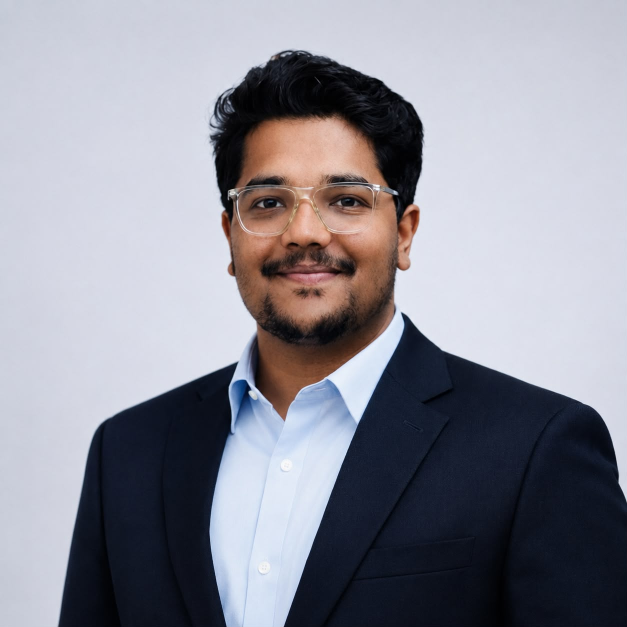
#> input picture photo/WhatsApp Image 2026-07-14 at 12.30.15 AM.jpeg, 1254 x 1254 px, found by its file name (shown at 1/2 size); its folder holds only this picture in this run
$ python generate_portrait.py
#> lines starting #> are read from the running program, lines starting #| are printed output that depends on the picture; after the words box and inside, x2 and y2 are one past the last pixel; in counts of white or black regions, pixels touching at a corner belong together
#!/usr/bin/env python3
"""
generate_portrait.py — vector-contour portrait renderer (research-illustration grade).

Ground-up redesign. NOT a dot/halftone filter. The face is reconstructed as
smooth, editable vector regions so it reads as a premium illustration and stays
immediately recognizable as the source photograph.

Pipeline (deterministic, no randomness):
  1. background removal        border flood-fill -> subject mask
  2. face segmentation         subject-only percentile contrast normalization
  3. large silhouette          dark-teal body fill on subject bbox (~80% canvas)
  4. adaptive cyan shading     luminance level-sets, traced to smooth polygons,
                               stacked as translucent cyan layers (gradient tone)
  5. edge enhancement          Sobel linework, traced + filled crisp
  6. gradient mesh             SVG gradients on silhouette + face glow
  7. selective halftone        fine dots in one mid-tone band only (texture)
  8. fine detail restoration   darkest features carved back to black
  9. SVG optimization          integer coords, evenodd fills, grouped opacity

Core engine: marching-squares contour extraction on binary level masks, chained
into closed loops and Chaikin-smoothed into clean curves.

Outputs:
  assets/portrait.svg            (deliverable vector, < 500 KB)
  scripts/_portrait_preview.png  (QA raster)

Usage:  python scripts/generate_portrait.py
"""
from __future__ import annotations
import os
from collections import deque, defaultdict
import numpy as np
from PIL import Image, ImageOps, ImageFilter

# ── configuration ───────────────────────────────────────────────────────────
SRC        = "photo"
OUT_SVG    = "assets/portrait.svg"
OUT_PREV   = "scripts/_portrait_preview.png"

CROP       = (170, 60, 1090, 1015)     # head + shoulders
GRID_W     = 244                        # working resolution (columns)
CELL_PX    = 5.0                        # grid cell -> canvas px
MARGIN     = 0.11                       # canvas padding around subject (=> ~80% fill)

LEVELS     = 8                          # luminance shading layers
LAYER_OP   = 0.15                       # per-layer cyan opacity (stacks to tone)
LO, HI     = 0.14, 0.90                 # brightness band covered by the levels
EDGE_T     = 0.22                       # Sobel edge threshold (frac of max)
DARK_T     = 0.085                      # below this brightness = carved feature
CHAIKIN    = 2                          # contour smoothing iterations
RDP_EPS    = 0.85                       # polyline simplification (grid units)
MIN_DIM    = 2.3                        # drop loops smaller than this (grid units)

ACCENT     = "#42F5FF"
BG         = "#090909"


# ── image preparation ─────────────────────────────────────────────────────────
def load_rgb():
    fname = next(f for f in os.listdir(SRC)
                 if f.lower().endswith((".jpg", ".jpeg", ".png")))
    return Image.open(os.path.join(SRC, fname)).convert("RGB").crop(CROP)


def subject_mask(gray, w, h):
    """Flood the light background inward from the border; everything else = subject."""
    m = 240
    arr = np.asarray(gray.resize((m, m), Image.BILINEAR))
    light = arr >= 196
    bg = np.zeros_like(light, bool)
    dq = deque()
    for i in range(m):
        for y, x in ((0, i), (m - 1, i), (i, 0), (i, m - 1)):
            if light[y, x] and not bg[y, x]:
                bg[y, x] = True; dq.append((y, x))
    while dq:
        y, x = dq.popleft()
        for dy, dx in ((1, 0), (-1, 0), (0, 1), (0, -1)):
            ny, nx = y + dy, x + dx
            if 0 <= ny < m and 0 <= nx < m and light[ny, nx] and not bg[ny, nx]:
                bg[ny, nx] = True; dq.append((ny, nx))
    subj = Image.fromarray((~bg).astype(np.uint8) * 255)
    subj = subj.filter(ImageFilter.MaxFilter(5)).filter(ImageFilter.MinFilter(3))
    return np.asarray(subj.resize((w, h), Image.NEAREST)) > 127


def normalized_luma(gray, mask):
    """Subject-only percentile contrast stretch + mild S-curve -> high-contrast face."""
    arr = np.asarray(gray).astype(np.float32)
    vals = arr[mask]
    lo, hi = np.percentile(vals, 3), np.percentile(vals, 97)
    out = np.clip((arr - lo) / max(1.0, hi - lo), 0, 1)
    out = out * out * (3 - 2 * out)               # smoothstep S-curve -> contrast
    out[~mask] = 0.0
    return out


def sobel(field):
    kx = np.array([[-1, 0, 1], [-2, 0, 2], [-1, 0, 1]], np.float32)
    ky = kx.T
    def conv(a, k):
        p = np.pad(a, 1, mode="edge")
        return sum(k[u, v] * p[u:u + a.shape[0], v:v + a.shape[1]]
                   for u in range(3) for v in range(3))
    g = np.hypot(conv(field, kx), conv(field, ky))
    return g / (g.max() + 1e-6)


# ── marching squares: binary field -> smooth closed polygons ──────────────────
def contours(binary):
    """binary: 2-D bool. Returns list of closed loops (each: list of (x, y) grid coords)."""
    f = np.pad(binary.astype(np.int8), 1)          # zero border so all loops close
    a = f > 0
    tl, tr = a[:-1, :-1], a[:-1, 1:]
    br, bl = a[1:, 1:], a[1:, :-1]
    active = (tl | tr | br | bl) & ~(tl & tr & br & bl)
    ii, jj = np.nonzero(active)

    # half-integer edge midpoints (padded grid coords; unpad by -1 later)
    segs = []
    ff = f.astype(np.float32)
    for i, j in zip(ii.tolist(), jj.tolist()):
        a_tl, a_tr, a_br, a_bl = a[i, j], a[i, j + 1], a[i + 1, j + 1], a[i + 1, j]
        pts = {}
        if a_tl != a_tr: pts["T"] = (j + 0.5, i)
        if a_tr != a_br: pts["R"] = (j + 1.0, i + 0.5)
        if a_br != a_bl: pts["B"] = (j + 0.5, i + 1)
        if a_bl != a_tl: pts["L"] = (j, i + 0.5)
        keys = list(pts)
        if len(keys) == 2:
            segs.append((pts[keys[0]], pts[keys[1]]))
        elif len(keys) == 4:                        # saddle – resolve by cell mean
            center = (ff[i, j] + ff[i, j + 1] + ff[i + 1, j + 1] + ff[i + 1, j]) / 4
            if center > 0.5:
                segs.append((pts["T"], pts["R"])); segs.append((pts["B"], pts["L"]))
            else:
                segs.append((pts["T"], pts["L"])); segs.append((pts["B"], pts["R"]))

    # chain segments into loops by exact endpoint matching
    key = lambda p: (round(p[0] * 2), round(p[1] * 2))
    adj = defaultdict(list)
    for s_idx, (p, q) in enumerate(segs):
        adj[key(p)].append((key(q), s_idx))
        adj[key(q)].append((key(p), s_idx))
    coord = {}
    for p, q in segs:
        coord[key(p)] = p; coord[key(q)] = q
    used = [False] * len(segs)
    loops = []
    for start_idx in range(len(segs)):
        if used[start_idx]:
            continue
        p0, q0 = segs[start_idx]
        used[start_idx] = True
        loop = [key(p0), key(q0)]
        cur = key(q0)
        while cur != loop[0]:
            nxt = None
            for nb, si in adj[cur]:
                if not used[si]:
                    used[si] = True; nxt = nb; break
            if nxt is None:
                break
            loop.append(nxt); cur = nxt
        if len(loop) >= 4:
            pts = [(coord[k][0] - 1, coord[k][1] - 1) for k in loop]  # unpad
            xs = [p[0] for p in pts]; ys = [p[1] for p in pts]
            if max(xs) - min(xs) >= MIN_DIM or max(ys) - min(ys) >= MIN_DIM:
                # rotate to a deterministic start (min x+y) to steady the RDP seam
                k0 = min(range(len(pts)), key=lambda i: pts[i][0] + pts[i][1])
                loops.append(pts[k0:] + pts[:k0])
    return loops


def _perp(p, a, b):
    if a == b:
        return ((p[0] - a[0]) ** 2 + (p[1] - a[1]) ** 2) ** 0.5
    dx, dy = b[0] - a[0], b[1] - a[1]
    return abs(dx * (a[1] - p[1]) - dy * (a[0] - p[0])) / (dx * dx + dy * dy) ** 0.5


def rdp(points, eps=RDP_EPS):
    """Iterative Ramer–Douglas–Peucker; collapses staircase runs to key vertices."""
    n = len(points)
    if n < 3:
        return points
    keep = [False] * n
    keep[0] = keep[n - 1] = True
    stack = [(0, n - 1)]
    while stack:
        a, b = stack.pop()
        dmax, idx = 0.0, -1
        for i in range(a + 1, b):
            dd = _perp(points[i], points[a], points[b])
            if dd > dmax:
                dmax, idx = dd, i
        if idx != -1 and dmax > eps:
            keep[idx] = True
            stack.append((a, idx)); stack.append((idx, b))
    return [points[i] for i in range(n) if keep[i]]


def chaikin(loop, iters=CHAIKIN):
    pts = loop
    for _ in range(iters):
        out = []
        n = len(pts)
        for i in range(n):
            p, q = pts[i], pts[(i + 1) % n]
            out.append((0.75 * p[0] + 0.25 * q[0], 0.75 * p[1] + 0.25 * q[1]))
            out.append((0.25 * p[0] + 0.75 * q[0], 0.25 * p[1] + 0.75 * q[1]))
        pts = out
    return pts


def path_d(loops, sx, sy, ox, oy):
    """Loops -> single path 'd' with integer canvas coords."""
    parts = []
    for loop in loops:
        simplified = rdp(loop)
        if len(simplified) < 3:
            continue
        sm = chaikin(simplified)
        prev = None
        d = []
        for x, y in sm:
            cx, cy = round(x * sx - ox), round(y * sy - oy)
            if (cx, cy) == prev:
                continue
            d.append(f"{cx} {cy}")
            prev = (cx, cy)
        if len(d) >= 3:
            parts.append("M" + "L".join(d) + "Z")
    return "".join(parts)


# ── build ─────────────────────────────────────────────────────────────────────
def build():
    rgb = load_rgb()
    gray = ImageOps.grayscale(rgb)
    W = GRID_W
    H = round(W * rgb.height / rgb.width)

    mask = subject_mask(gray, W, H)
    luma_full = normalized_luma(gray.resize((W, H), Image.BILINEAR),
                                mask)                       # already grid-sized
    edge = sobel(luma_full) * mask

    # canvas + viewBox (subject bbox + margin => ~80% fill)
    ys, xs = np.nonzero(mask)
    bx0, bx1, by0, by1 = xs.min(), xs.max(), ys.min(), ys.max()
    sx = sy = CELL_PX
    pad = MARGIN * max(bx1 - bx0, by1 - by0)
    vx = (bx0 - pad) * sx
    vy = (by0 - pad) * sy
    vw = (bx1 - bx0 + 2 * pad) * sx
    vh = (by1 - by0 + 2 * pad) * sy
    P = lambda loops: path_d(loops, sx, sy, vx, vy)

    # silhouette
    sil = P(contours(mask))

    # shading level-sets (low->high threshold)
    layers = [P(contours((luma_full >= t) & mask))
              for t in np.linspace(LO, HI, LEVELS)]

    # edge linework
    edges = P(contours(edge >= (EDGE_T)))

    # darkest features carved back
    dark = P(contours((luma_full < DARK_T) & mask))

    # selective halftone: fine dots in one mid band only
    band = (luma_full > 0.44) & (luma_full < 0.62) & mask
    dots = []
    for j in range(0, H, 2):
        for i in range(0, W, 2):
            if band[j, i]:
                cx = round((i + 0.5) * sx - vx)
                cy = round((j + 0.5) * sy - vy)
                dots.append(f'<circle cx="{cx}" cy="{cy}" r="2"/>')
    halftone = "".join(dots)

    return dict(W=W, H=H, mask=mask, luma=luma_full, edge=edge,
                sx=sx, sy=sy, vx=vx, vy=vy, vw=vw, vh=vh,
                sil=sil, layers=layers, edges=edges, dark=dark, halftone=halftone)


# ── QA preview ─────────────────────────────────────────────────────────────────
def write_preview(d):
    """Cyan-tinted luma raster — a faithful reference for the traced result."""
    lum = (np.clip(d["luma"], 0, 1) * 255).astype(np.uint8)
    face = Image.fromarray(lum).resize((d["W"] * 4, d["H"] * 4), Image.BILINEAR)
    Image.merge("RGB", [face.point(lambda v: int(v * 0.26)), face, face]).save(OUT_PREV)


# ── SVG ─────────────────────────────────────────────────────────────────────────
def write_svg(d):
    vb = f'{d["vx"]:.0f} {d["vy"]:.0f} {d["vw"]:.0f} {d["vh"]:.0f}'
    shading = "".join(
        f'<path d="{p}"/>' for p in d["layers"] if p)
    svg = f'''<svg xmlns="http://www.w3.org/2000/svg" viewBox="{vb}" role="img" aria-label="C S Deepak — portrait">
  <title>C S Deepak</title>
  <desc>Cyan vector portrait traced from a photograph (level-set contours + edge linework).</desc>
  <defs>
    <linearGradient id="pBody" x1="0" y1="0" x2="0" y2="1">
      <stop offset="0" stop-color="#0f363c"/>
      <stop offset="1" stop-color="#0a1518"/>
    </linearGradient>
    <radialGradient id="pFace" cx="0.5" cy="0.4" r="0.55">
      <stop offset="0" stop-color="#42F5FF" stop-opacity="0.10"/>
      <stop offset="1" stop-color="#42F5FF" stop-opacity="0"/>
    </radialGradient>
    <clipPath id="pClip"><path d="{d["sil"]}"/></clipPath>
  </defs>

  <rect x="{d["vx"]:.0f}" y="{d["vy"]:.0f}" width="{d["vw"]:.0f}" height="{d["vh"]:.0f}" fill="{BG}"/>

  <!-- L3 large silhouette (gradient body) -->
  <path d="{d["sil"]}" fill="url(#pBody)"/>
  <rect x="{d["vx"]:.0f}" y="{d["vy"]:.0f}" width="{d["vw"]:.0f}" height="{d["vh"]:.0f}" fill="url(#pFace)" clip-path="url(#pClip)"/>

  <!-- L4 adaptive cyan shading (stacked level-sets) -->
  <g fill="{ACCENT}" fill-opacity="{LAYER_OP}" fill-rule="evenodd">{shading}</g>

  <!-- L7 selective halftone (mid-tone texture) -->
  <g fill="{ACCENT}" opacity="0.22">{d["halftone"]}</g>

  <!-- L8 fine detail: carved features -->
  <path d="{d["dark"]}" fill="{BG}" fill-opacity="0.85" fill-rule="evenodd"/>

  <!-- L5 edge linework -->
  <path d="{d["edges"]}" fill="{ACCENT}" fill-opacity="0.9" fill-rule="evenodd"/>

  <!-- corner ticks -->
  <g stroke="{ACCENT}" stroke-width="1.6" fill="none" opacity="0.6">
    <path d="M{d["vx"]+10:.0f} {d["vy"]+24:.0f} V{d["vy"]+10:.0f} H{d["vx"]+24:.0f}"/>
    <path d="M{d["vx"]+d["vw"]-10:.0f} {d["vy"]+24:.0f} V{d["vy"]+10:.0f} H{d["vx"]+d["vw"]-24:.0f}"/>
    <path d="M{d["vx"]+10:.0f} {d["vy"]+d["vh"]-24:.0f} V{d["vy"]+d["vh"]-10:.0f} H{d["vx"]+24:.0f}"/>
    <path d="M{d["vx"]+d["vw"]-10:.0f} {d["vy"]+d["vh"]-24:.0f} V{d["vy"]+d["vh"]-10:.0f} H{d["vx"]+d["vw"]-24:.0f}"/>
  </g>
</svg>'''
    with open(OUT_SVG, "w", encoding="utf-8") as f:
        f.write(svg)
    return len(svg)


def main():
    d = build()
#> in build, `gray = ImageOps.grayscale(rgb)`:
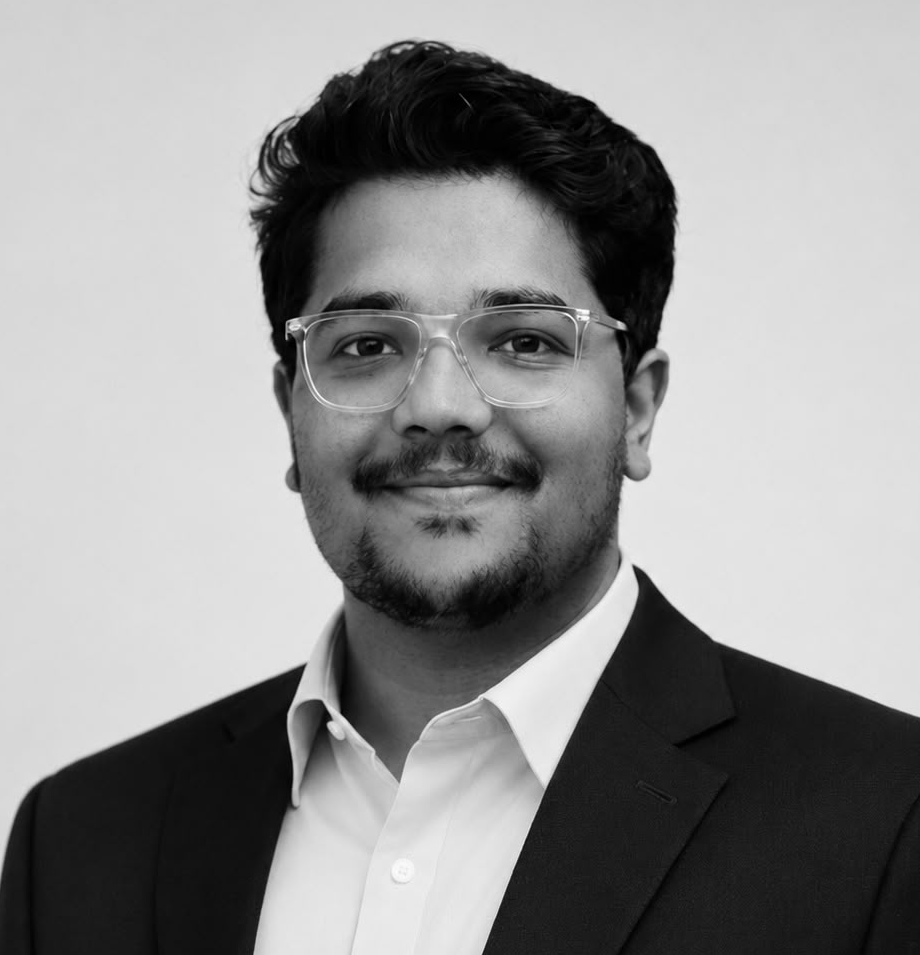
#> gray: PIL image 920x955 L; min 0, max 254, mean 145.9
#> in subject_mask, `light = arr >= 196`:
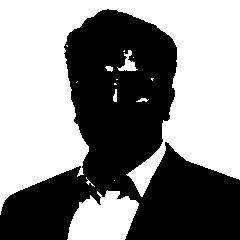
#> light: shape (240, 240) bool; 53.3% white; 1 black region, box (x1, y1, x2, y2) and area: (0, 9, 240, 240) 26919
#> in subject_mask, `subj = Image.fromarray((~bg).astype(np.uint8) * 255)`: subj: PIL image 240x240 L; 47.3% white; 1 white region, box (x1, y1, x2, y2) and area: (0, 9, 240, 240) 27243
#> in subject_mask, `subj = subj.filter(ImageFilter.MaxFilter(5)).filter(ImageFilter.MinFil..`: subj: PIL image 240x240 L; 49.4% white; 1 white region, box (x1, y1, x2, y2) and area: (0, 8, 240, 240) 28443
#> in subject_mask, `return np.asarray(subj.resize((w, h), Image.NEAREST)) > 127`:
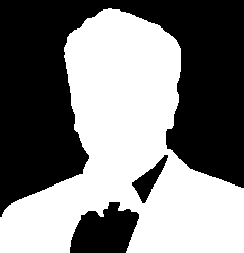
#> returned value: shape (253, 244) bool; 49.5% white; 1 white region, box (x1, y1, x2, y2) and area: (0, 8, 244, 253) 30528
#> in normalized_luma, `lo, hi = np.percentile(vals, 3), np.percentile(vals, 97)`: lo = 6; hi = 209
#> in conv (call 2), `return sum(k[u, v] * p[u:u + a.shape[0], v:v + a.shape[1]] for u in ra..`:
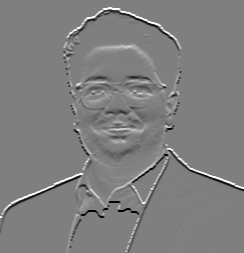
#> returned value: shape (253, 244) float32; min -4, max 4, mean 0.00117; drawn with min black and max white
#> in sobel, `g = np.hypot(conv(field, kx), conv(field, ky))`:
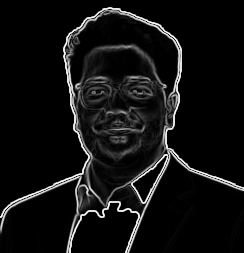
#> g: shape (253, 244) float32; min 0, max 4.47, mean 0.303; drawn with min black and max white
#> in build, `bx0, bx1, by0, by1 = xs.min(), xs.max(), ys.min(), ys.max()`: bx0 = 0; bx1 = 243; by0 = 8; by1 = 252
#> in build, `pad = MARGIN * max(bx1 - bx0, by1 - by0)`: pad = 26.84
#> in build, `vx = (bx0 - pad) * sx`: vx = -134.2
#> in build, `vy = (by0 - pad) * sy`: vy = -94.2
#> in build, `vw = (bx1 - bx0 + 2 * pad) * sx`: vw = 1483.4
#> in build, `vh = (by1 - by0 + 2 * pad) * sy`: vh = 1488.4
#> in contours, `f = np.pad(binary.astype(np.int8), 1)`: f: shape (255, 246) int8; values 0 (black) and 1 (white), 48.7% white; 1 white region, box (x1, y1, x2, y2) and area: (1, 9, 245, 254) 30528
#> in contours, `tl, tr = a[:-1, :-1], a[:-1, 1:]`: tr: shape (254, 245) bool; 49.1% white; 1 white region, box (x1, y1, x2, y2) and area: (0, 9, 244, 254) 30528
#> in contours, `br, bl = a[1:, 1:], a[1:, :-1]`: bl: shape (254, 245) bool; 49.1% white; 1 white region, box (x1, y1, x2, y2) and area: (1, 8, 245, 253) 30528
#> in contours, `active = (tl | tr | br | bl) & ~(tl & tr & br & bl)`: active: shape (254, 245) bool; 2.2% white in thin lines or dots
#> in contours, `ii, jj = np.nonzero(active)`: ii = 1384 values from 8 to 253; jj = 1384 values, max 244 at index 766, min 0 at index 1019, mean 125.1
#> the loop in contours, `for i, j in zip(ii.tolist(), jj.tolist()):` made 1384 passes
#> (i, j, a_tl, a_tr, a_br, a_bl, keys) on passes 1 to 3: (8, 108, False, False, True, False, ['R', 'B']), (8, 109, False, False, True, True, ['R', 'L']), (8, 110, False, False, True, True, ['R', 'L'])
#> after the loop in contours, `for i, j in zip(ii.tolist(), jj.tolist()):`: segs = 1384 items
#> the loop in contours, `for s_idx, (p, q) in enumerate(segs):` made 1384 passes
#> (p, q) on passes 1 to 3: ((109, 8.5), (108.5, 9)), ((110, 8.5), (109, 8.5)), ((111, 8.5), (110, 8.5))
#> the loop in contours, `for p, q in segs:` made 1384 passes
#> in contours, `used = [False] * len(segs)`: used = 1384 items, first 6: False, False, False, False, False, False
#> the loop in contours, `for start_idx in range(len(segs)):` made 1384 passes
#> (p0, q0, k0) on pass 1: ((109, 8.5), (108.5, 9), 63)
#> k0 on pass 470: 59
#> after the loop in contours, `for start_idx in range(len(segs)):`: loops = 2 items; used = 1384 items, first 6: True, True, True, True, True, True
#> in path_d, `parts = []`: parts = []
#> after the loop in path_d, `for loop in loops:`: parts = 2 items
#> in contours (call 2), `f = np.pad(binary.astype(np.int8), 1)`: f: shape (255, 246) int8; values 0 (black) and 1 (white), 20.2% white; 4 white regions (3 under 20 px), largest, box (x1, y1, x2, y2) and area: (1, 9, 245, 254) 12644
#> in contours (call 2), `tl, tr = a[:-1, :-1], a[:-1, 1:]`: tr: shape (254, 245) bool; 20.3% white; 4 white regions (3 under 20 px), largest, box (x1, y1, x2, y2) and area: (0, 9, 244, 254) 12644
#> in contours (call 2), `br, bl = a[1:, 1:], a[1:, :-1]`: br: shape (254, 245) bool; 20.3% white; 4 white regions (3 under 20 px), largest, box (x1, y1, x2, y2) and area: (0, 8, 244, 253) 12644
#> in contours (call 2), `br, bl = a[1:, 1:], a[1:, :-1]`: bl: shape (254, 245) bool; 20.3% white; 4 white regions (3 under 20 px), largest, box (x1, y1, x2, y2) and area: (1, 8, 245, 253) 12644
#> in contours (call 2), `active = (tl | tr | br | bl) & ~(tl & tr & br & bl)`: active: shape (254, 245) bool; 5.1% white in thin lines or dots
#> the loop in contours (call 2), `for i, j in zip(ii.tolist(), jj.tolist()):` made 3153 passes
#> the loop in contours (call 2), `for s_idx, (p, q) in enumerate(segs):` made 3156 passes
#> the loop in contours (call 2), `for p, q in segs:` made 3156 passes
#> in contours (call 3), `f = np.pad(binary.astype(np.int8), 1)`: f: shape (255, 246) int8; values 0 (black) and 1 (white), 18.1% white; 3 white regions (2 under 20 px), largest, box (x1, y1, x2, y2) and area: (1, 9, 245, 254) 11372
#> in contours (call 3), `tl, tr = a[:-1, :-1], a[:-1, 1:]`: tr: shape (254, 245) bool; 18.3% white; 3 white regions (2 under 20 px), largest, box (x1, y1, x2, y2) and area: (0, 9, 244, 254) 11372
#> in contours (call 3), `br, bl = a[1:, 1:], a[1:, :-1]`: br: shape (254, 245) bool; 18.3% white; 3 white regions (2 under 20 px), largest, box (x1, y1, x2, y2) and area: (0, 8, 244, 253) 11372
#> in contours (call 3), `br, bl = a[1:, 1:], a[1:, :-1]`: bl: shape (254, 245) bool; 18.3% white; 3 white regions (2 under 20 px), largest, box (x1, y1, x2, y2) and area: (1, 8, 245, 253) 11372
#> in contours (call 3), `active = (tl | tr | br | bl) & ~(tl & tr & br & bl)`: active: shape (254, 245) bool; 5.4% white in thin lines or dots
#> in contours (call 4), `f = np.pad(binary.astype(np.int8), 1)`: f: shape (255, 246) int8; values 0 (black) and 1 (white), 16.1% white; 10 white regions (8 under 20 px), largest, box (x1, y1, x2, y2) and area: (1, 9, 245, 254) 10049, (113, 121, 128, 128) 51
#> in contours (call 4), `tl, tr = a[:-1, :-1], a[:-1, 1:]`: tr: shape (254, 245) bool; 16.3% white; 10 white regions (8 under 20 px), largest, box (x1, y1, x2, y2) and area: (0, 9, 244, 254) 10049, (112, 121, 127, 128) 51
#> in contours (call 4), `br, bl = a[1:, 1:], a[1:, :-1]`: br: shape (254, 245) bool; 16.3% white; 10 white regions (8 under 20 px), largest, box (x1, y1, x2, y2) and area: (0, 8, 244, 253) 10049, (112, 120, 127, 127) 51
#> in contours (call 4), `br, bl = a[1:, 1:], a[1:, :-1]`: bl: shape (254, 245) bool; 16.3% white; 10 white regions (8 under 20 px), largest, box (x1, y1, x2, y2) and area: (1, 8, 245, 253) 10049, (113, 120, 128, 127) 51
#> in contours (call 4), `active = (tl | tr | br | bl) & ~(tl & tr & br & bl)`:
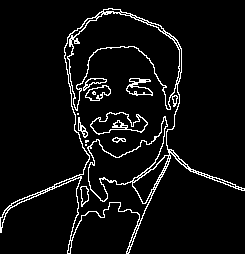
#> active: shape (254, 245) bool; 5.7% white in thin lines or dots
#> the loop in contours (call 4), `for i, j in zip(ii.tolist(), jj.tolist()):` made 3576 passes
#> the loop in contours (call 4), `for s_idx, (p, q) in enumerate(segs):` made 3582 passes
#> the loop in contours (call 4), `for p, q in segs:` made 3582 passes
#> in contours (call 5), `f = np.pad(binary.astype(np.int8), 1)`: f: shape (255, 246) int8; values 0 (black) and 1 (white), 13.9% white; 11 white regions (9 under 20 px), largest, box (x1, y1, x2, y2) and area: (1, 9, 245, 254) 8653, (89, 84, 101, 90) 39
#> in contours (call 5), `tl, tr = a[:-1, :-1], a[:-1, 1:]`:
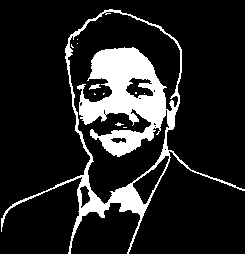
#> tl: shape (254, 245) bool; 14% white; 11 white regions (9 under 20 px), largest, box (x1, y1, x2, y2) and area: (1, 9, 245, 254) 8653, (89, 84, 101, 90) 39
#> the loop in contours (call 5), `for i, j in zip(ii.tolist(), jj.tolist()):` made 3597 passes
#> the loop in contours (call 5), `for s_idx, (p, q) in enumerate(segs):` made 3602 passes
#> the loop in contours (call 5), `for p, q in segs:` made 3602 passes
    write_preview(d)
    size = write_svg(d)
    print(f"levels={LEVELS} svg={size/1024:.0f}KB canvas={d['vw']:.0f}x{d['vh']:.0f} -> {OUT_SVG}")
#| levels=8 svg=158KB canvas=1483x1488 -> assets/portrait.svg


if __name__ == "__main__":
    main()
